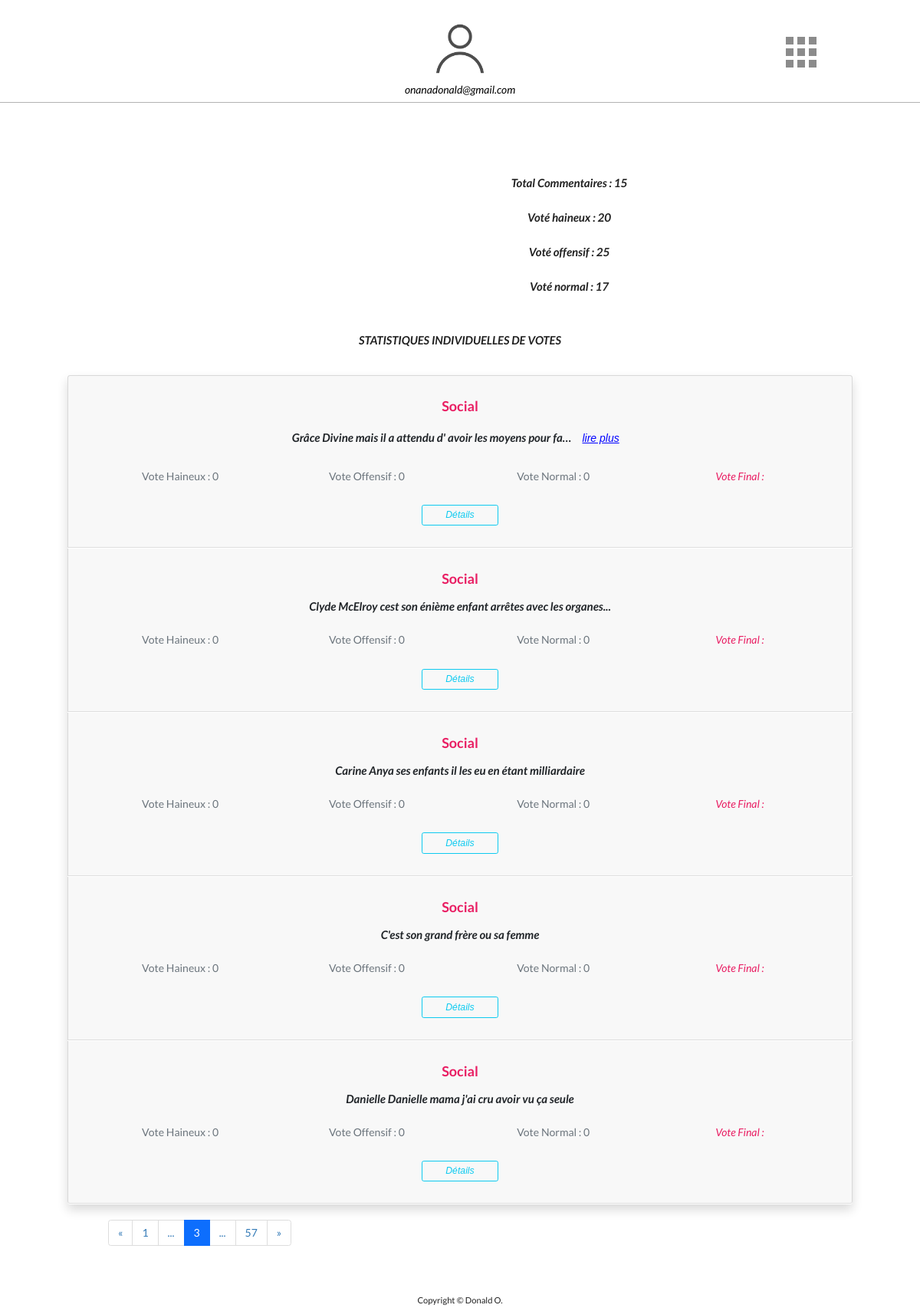
Page /list_result?page=3 (signed in) on the committed database.
### AppAuth/models.py (models this page shows, shortened)
class User(AbstractUser):
    is_email_verified = models.BooleanField(default=False)
    commentaires = models.ManyToManyField(Comment, related_name='commentaires', through='comments')
    index = models.IntegerField(default = 1)

### AppComments/models.py (models this page shows, shortened)
class Comment(models.Model):
	CAT = (
    ('politique', 'politique'),
    ('sport', 'sport'),
    ('social', 'social'),
    ('Autre', 'Autre'),
    )
	categorie = models.CharField(max_length=25, choices=CAT, default="social")
	post_titre = models.CharField(max_length=25,  blank=True, null = True)
	post_img = models.CharField(max_length=25,  blank=True, null = True)
	post_url = models.CharField(max_length=25)
	texte = models.TextField(unique = True)
	haineux = models.IntegerField(default = 0)
	offensif = models.IntegerField(default = 0)
	non_offensif = models.IntegerField(default = 0)
	vote_final =  models.CharField(max_length=25, default="")
	file_name = models.CharField(max_length=25,  blank=True, null = True)
	publied_at = models.DateTimeField(default = timezone.now)

### AppComments/views.py (the view)
# urls.py: path("list_result", views.ListResult, name='list_result'),
@login_required
def ListResult(request):
    comments_list = Comment.objects.get_queryset().order_by('id')
    paginator = Paginator(comments_list, 5)
    request.user.save()
    page = request.GET.get('page', 1)
    try:
        comments = paginator.page(page)
    except PageNotAnInteger:
        comments = paginator.page(page)
    except EmptyPage:
        comments = paginator.page(paginator.num_pages)
    context = {'comments': comments}
    var = Comment.objects.all().aggregate(Sum('haineux'))
    context['haineux__sum'] = var['haineux__sum']
    var = Comment.objects.all().aggregate(Sum('offensif'))
    context['offensif__sum'] = var['offensif__sum']
    var = Comment.objects.all().aggregate(Sum('non_offensif'))
    context['non_offensif__sum'] = var['non_offensif__sum']
    nbr_cat = Comment.objects.values('categorie').annotate(Count('categorie'))
    context['nbr_cat'] = len(nbr_cat)
    context['nbr_texte'] = len(comments_list)
    return render(request, 'AppComments/ListResult.html', context)

### templates/AppComments/ListResult.html (shortened to what this page needs)
{% extends '_partials/base.html' %}
{% load static %}
{% block content %}
{% include '_partials/header.html' %}
<div class="container">
 {% include '_partials/UserStats.html' %}
  <div class="row d-flex align-items-center justify-content-center  " style="margin-bottom: 10px; margin-top: 50px;">
    <div class="col-lg-12  align-self-center">
    <h4 class="font-italic"  style="display: inline;"> STATISTIQUES INDIVIDUELLES DE VOTES </h4>
    </div>
  </div>
{% if comments %}
 <div class="row" style="margin-top: 35px;">
        <div class="col-lg-11 mx-auto">
            <ul class="list-group shadow">
                 {% for comment in comments %}
                <li class="list-group-item" style=" border-bottom: 1px solid rgba(0, 0, 0, 0.1); margin-bottom: 1px; background-color: rgb(248, 248, 248); " >
                    <div class="media align-items-lg-center flex-column flex-lg-row p-4">
                        <div class="media-body order-2 order-lg-1 text-center">
                            <h3 class="mt-0  mb-3 " style="color: #E91E63;">{{comment.categorie}}</h3>
                            <p class="font-italic mb-0 font-weight-bold" style="font-size: 15px;">
                              {% if comment.texte|length|get_digit:"-1" > 80 %}
                                {{comment.texte|truncatechars:60}}
                                <button type="button" class="btn btn-link btrm " style="color: blue;"
                                onclick='LirePlus( "{{comment.texte}}" , "{{comment.categorie}}",  );'>
                                  lire plus
                                </button>
                              {% else %}
                                {{comment.texte}}
                              {% endif %}
                            </p>
                            <div class="d-flex align-items-center row row-cols-1 row-cols-md-2 row-cols-lg-4  mt-4"  >
                                <div class="col align-self-center">
                                   <h6 class="text-muted my-1 "  >Vote Haineux : {{comment.haineux}}</h6>
                                </div>
                                <div class="col mx-auto">
                                   <h6 class="text-muted my-1"  >Vote Offensif : {{comment.offensif}}</h6>
                                </div>
                                <div class="col mx-auto">
                                   <h6 class="text-muted my-1"  >Vote Normal : {{comment.non_offensif}}</h6>
                                </div>
                                <div class="col mx-auto">
                                   <h6 class="  my-1 font-italic" style="color: #E91E63;">Vote Final : {{comment.vote_final}}</h6>
                                </div>
                                <div class="col mx-auto" style="margin-top: 25px;">
                                  <button type="button" class="btn btn-sm btn-outline-info font-italic"  style="width: 45%"
                                   onclick='detail(  "{{comment.texte}}" ,
                                      "{{comment.id}}",
                                    "{{comment.post_titre}}",
                                    "{{comment.post_url}}",
                                    "{{comment.categorie}}",  );'>
                                      Détails
                                    </button>
                                </div>
                            </div>
                    </div>
                </li>
        {% endfor %}
            </ul>
        </div>
    </div>
{% include '_partials/indexation.html' %}
 {% endif %}
</div>
{% endblock content %}

### templates/_partials/header.html (shortened to what this page needs)
{% load static %}
<div class="container-fluid"  >
    <div class=" row " style="padding-bottom: 6px;  border-bottom: 1px solid rgba(0, 0, 0, 0.3);">
      <div class="col-lg-3 align-self-center"> </div>
      <div class="col-lg-6 align-self-center"  >
        <img src={% static 'img/user.png' %} style="width: 15%"> <br>
        <p class="leade font-italic" style="color: black">{{user.email}}</p>
      </div>
      <div class="col-lg-3 align-self-center" id="thegrid"  >
        <div class="dropdown" >
        <div id="grid-one" class="icon" role="button" id="dropdownMenuLink" data-toggle="dropdown" aria-haspopup="true"   aria-expanded="false">
        <span></span>
        </div>
        </div>
      </div>
    </div>
</div>

### Camset/static/css/AppComments/Styles.css (style rules this page uses)
.container-fluid .row { margin-top: 20px; margin-bottom: 65px; color: white; }
.align-self-center { display: table-cell; text-align: center; vertical-align: middle; }
.icon { margin:0 auto; height:50px; width:70px; position:relative; cursor:pointer; }
#grid-one { height:70px; }
#grid-one span { display:block; position:absolute; width:10px; height:10px; top:50%; left:50%; margin:-10px 0 0 -10px; background:#8b8b8b; box-shadow: -15px -15px 0 #8b8b8b, -15px 0 0 #8b8b8b, -15px 15px 0 #8b8b8b, 0 -15px 0 #8b8b8b, 0 15px 0 #8b8b8b, 15px -15px 0 #8b8b8b, 15px 0 0 #8b8b8b, 15px 15px 0 #8b8b8b ; }
#grid-one span:before { content:''; display:block; position:absolute; top:0; left:0; height:100%; width:100%; background:#8b8b8b; }

### rows in the picture
User: email "onanadonald@gmail.com"
Comment: categorie "Social", texte "Grâce Divine mais il a attendu d' avoir les moyens pour fa…", haineux "0", offensif "0", non_offensif "0"
Comment: categorie "Social", texte "Clyde McElroy cest son énième enfant arrêtes avec les organes...", haineux "0", offensif "0", non_offensif "0"
Comment: categorie "Social", texte "Carine Anya ses enfants il les eu en étant milliardaire", haineux "0", offensif "0", non_offensif "0"
Comment: categorie "Social", texte "C'est son grand frère ou sa femme", haineux "0", offensif "0", non_offensif "0"
Comment: categorie "Social", texte "Danielle Danielle mama j'ai cru avoir vu ça seule", haineux "0", offensif "0", non_offensif "0"

### other values in the picture
{{ 1 }} "1"
{{ comments.number }} "3"
{{ comments.paginator.num_pages }} "57"
